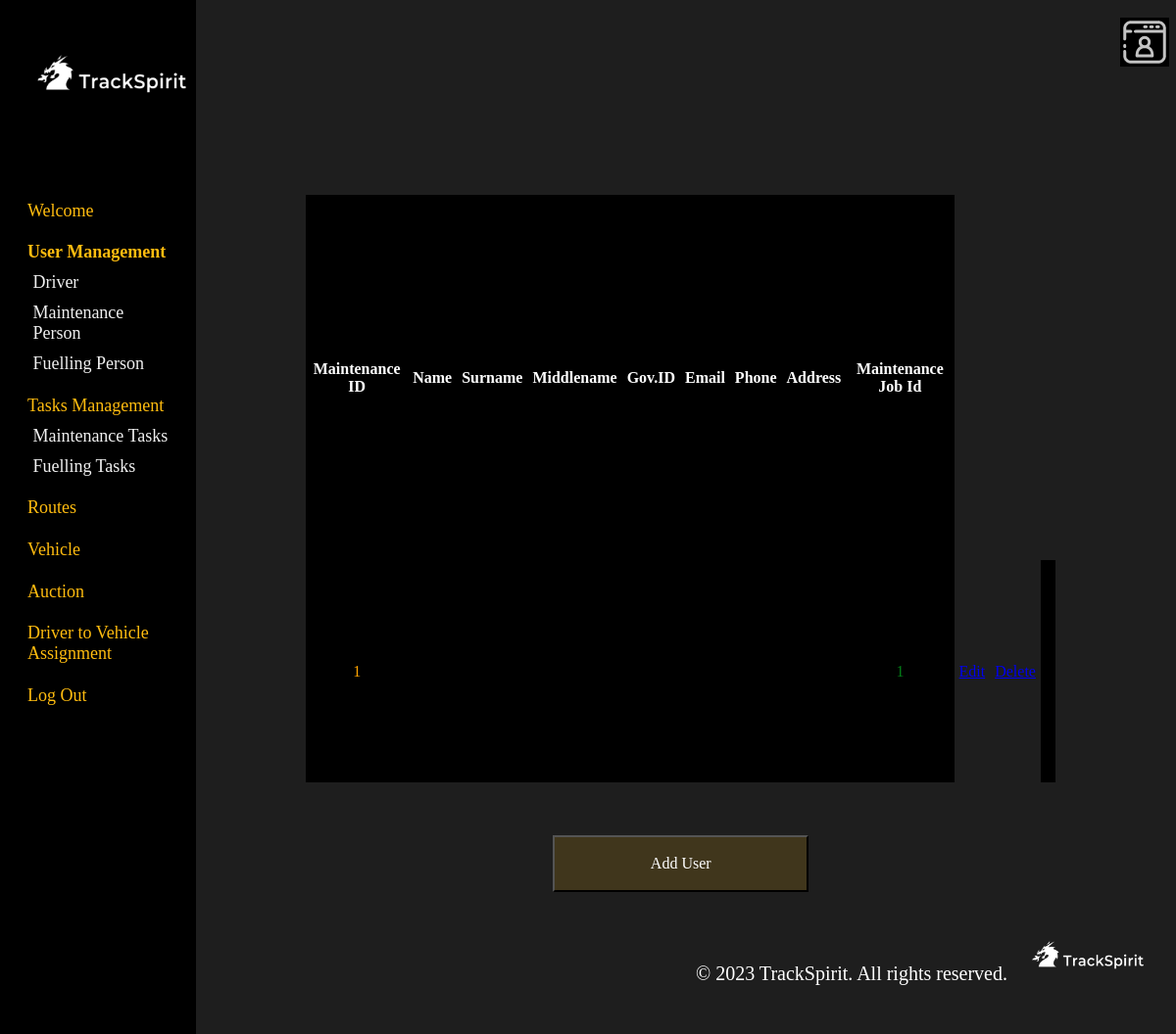
Page /admin/maintenance.php on the earlier database version.
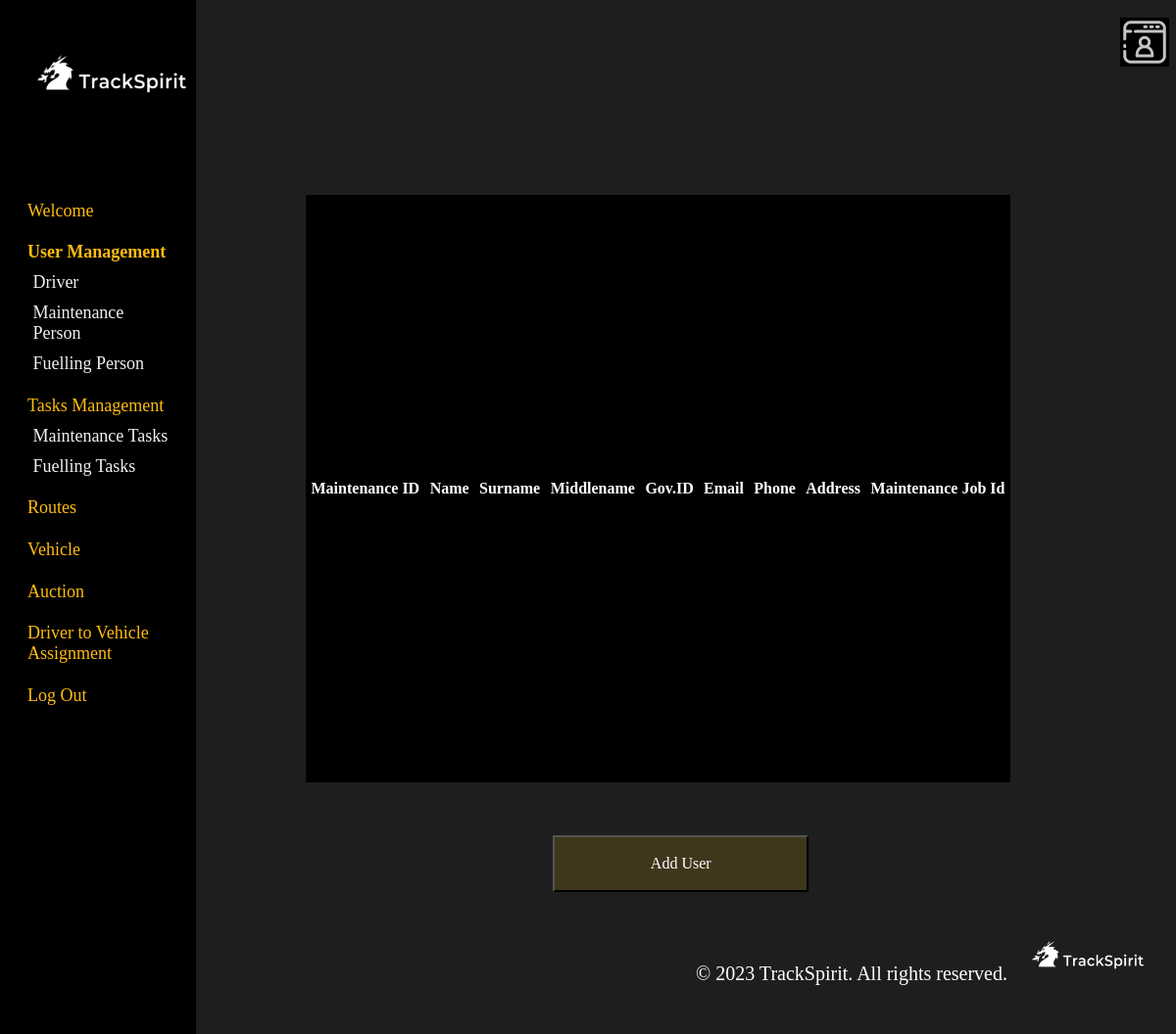
Same page on the later database version.
### tables this page shows
CREATE TABLE `maintenanceperson` (
  `maint_person_id` int(11) NOT NULL,
  `government_id` bigint(20) NOT NULL,
  `name` varchar(50) DEFAULT NULL,
  `surname` varchar(50) DEFAULT NULL,
  `middle_name` varchar(50) DEFAULT NULL,
  `phone` varchar(50) DEFAULT NULL,
  `email` varchar(50) NOT NULL,
  `address` text DEFAULT NULL,
  `job` varchar(255) DEFAULT NULL,
  `maintenance_job_id` int(11) DEFAULT NULL
);

### admin/maintenance.php (the view, shortened to what this page needs)
<html>
    <head>
</head>
<body>
<?php
$mysqli = new mysqli("localhost", "root", "", "db");
$result=$mysqli->query("select * from maintenanceperson");
?>
    <header>
        <img src="image/personal-page.png" alt="personal page" style="height: 50px; width: 50px; margin-left: 96%;">
    </header>
    <main>
         <table>
            <colgroup>
                <col />
                <col />
                <col />
                <col />
                <col />
                <col />
                <col />
                <col />
                <col />
                <col style="background-color: #1E1E1E;"/>
                <col style="background-color: #1E1E1E;"/>
                <col style="background-color: #1E1E1E;"/>
              </colgroup>
            <tr>
                <th>Maintenance ID</th>
                <th>Name</th>
                <th>Surname</th>
                <th>Middlename</th>
                <th>Gov.ID</th>
                <th>Email</th>
                <th>Phone</th>
                <th>Address</th>
                <th>Maintenance Job Id</th>
                <th>-</th>
                <th>-</th>
                <th>-</th>
            </tr>
            <?php
                while ($row=mysqli_fetch_array($result)){
                    echo "<tr><td>$row[maint_person_id]</td>";
                    echo "<td>$row[name]</td>";
                    echo "<td>$row[surname]</td>";
                    echo "<td>$row[middle_name]</td>";
                    echo "<td>$row[government_id]</td>";
                    echo "<td>$row[email]</td>";
                    echo "<td>$row[phone]</td>";
                    echo "<td>$row[address]</td>";
                    echo "<td>$row[maintenance_job_id]</td>";
                    echo "<td><a href='edit_maint.php?maint_person_id=$row[maint_person_id]'>Edit</a></td>";
                    echo "<td><a href='delete_maint.php?maint_person_id=$row[maint_person_id]'>Delete</a></td><tr>";
                }
            ?>
        </table>
        <button class = "Button" onclick="window.location.href='maintenanceForm.php'">Add User
        </main>
        <aside>
            <img src="image/logo.png" alt="TrackSpirit Logo" class="logo">
            <a href="welcome.php" class="a1">Welcome</a>
            <a href="user.php" class="a1 selected">User Management</a>
            <a href="driver.php" class="a2">Driver</a>
            <a href="maintenance.php" class="a2">Maintenance Person</a>
            <a href="fuelling.php" class="a2">Fuelling Person</a>
            <a href="tasks.php" class="a1">Tasks Management</a>
            <a href="tasks_maintenance.php" class="a2">Maintenance Tasks</a>
            <a href="tasks_fuelling.php" class="a2">Fuelling Tasks</a>
            <a href="servicesAdmin.php" class="a1">Routes</a>
            <a href="vehicle.php" class="a1">Vehicle</a>
            <a href="auction.php" class="a1">Auction</a>
            <a href="assignment.php" class="a1">Driver to Vehicle Assignment</a>
            <a href="/csci361teamwork/logout.php" class="a1">Log Out</a>
        </aside>
        <footer style="text-align: right;">
            <span> © 2023 TrackSpirit. All rights reserved.</span>
            <img src="image/logo.png" alt="TrackSpirit logo">
        </footer>
    </body>
    </html>

Differences in the rows shown:
removed maintenanceperson: maint_person_id "1", maintenance_job "1"
